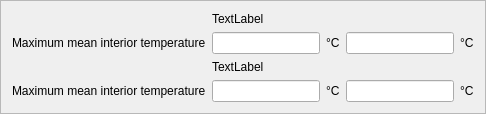
            <widget class="QFrame" name="frame_4">
             <property name="frameShape">
              <enum>QFrame::StyledPanel</enum>
             </property>
             <property name="frameShadow">
              <enum>QFrame::Raised</enum>
             </property>
             <layout class="QGridLayout" name="gridLayout_2">
              <item row="2" column="1">
               <widget class="QLabel" name="lblCabinStandard_2">
                <property name="text">
                 <string>TextLabel</string>
                </property>
               </widget>
              </item>
              <item row="3" column="4">
               <widget class="QLabel" name="label_10">
                <property name="text">
                 <string>°C</string>
                </property>
               </widget>
              </item>
              <item row="1" column="1">
               <widget class="QLineEdit" name="txtNormMaxMeanInteriorSaloon"/>
              </item>
              <item row="3" column="1">
               <widget class="QLineEdit" name="txtNormMaxMeanInteriorCabin"/>
              </item>
              <item row="1" column="3">
               <widget class="QLineEdit" name="txtCustomMaxMeanInteriorSaloon"/>
              </item>
              <item row="3" column="3">
               <widget class="QLineEdit" name="txtCustomMaxMeanInteriorCabin"/>
              </item>
              <item row="1" column="2">
               <widget class="QLabel" name="label_5">
                <property name="text">
                 <string>°C</string>
                </property>
               </widget>
              </item>
              <item row="3" column="0">
               <widget class="QLabel" name="label_4">
                <property name="text">
                 <string>Maximum mean interior temperature</string>
                </property>
               </widget>
              </item>
              <item row="1" column="0">
               <widget class="QLabel" name="label_3">
                <property name="text">
                 <string>Maximum mean interior temperature</string>
                </property>
               </widget>
              </item>
              <item row="3" column="2">
               <widget class="QLabel" name="label_6">
                <property name="text">
                 <string>°C</string>
                </property>
               </widget>
              </item>
              <item row="1" column="4">
               <widget class="QLabel" name="label_9">
                <property name="text">
                 <string>°C</string>
                </property>
               </widget>
              </item>
              <item row="0" column="1">
               <widget class="QLabel" name="lblSaloonStandard_2">
                <property name="text">
                 <string>TextLabel</string>
                </property>
               </widget>
              </item>
             </layout>
            </widget>
